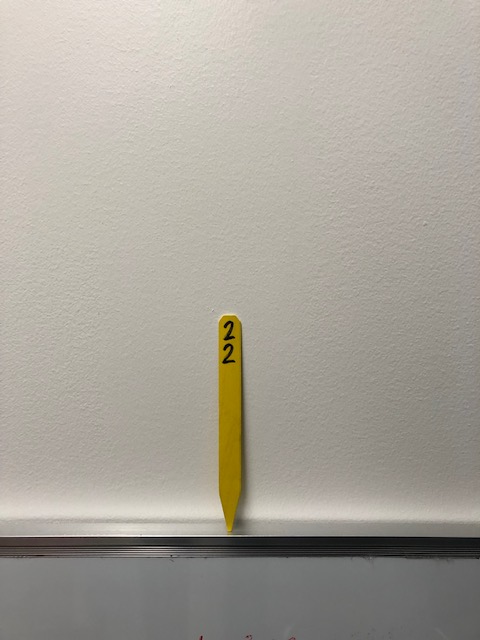
#> input picture ComputerVisionStuff/Calibration Marker.jpg, 480 x 640 px
$ python 'Identifying Markers O+Y with Explanation.py'   (older library calls are emulated)
#> lines starting #> are read from the running program, lines starting #| are printed output that depends on the picture; after the words box and inside, x2 and y2 are one past the last pixel; in counts of white or black regions, pixels touching at a corner belong together; long printed decimals are rounded
# import the necessary packages
import imutils
from imutils import paths
import numpy as np
import cv2
from PIL import Image
import PIL.ImageOps

# This code is broken into two main parts, the first section 'SECTION 1' deals with calibrating a camera using an object of
# a known width and known distance formt he camera to find the camera's percieved focal length, variable 'focallength' Once this
# is known a continously same sized object can be located and the distance to that object can be estimated. The second section,
#'SECTION 2' is where the code can take a new image, find the contours, using the previously calculated focal length, and draw a box around # the marker to produce the estimated distance, and then display it. The marker the code is looking for the nukbered stales the are next to # each corn plant nad are either yellow or bright orange.


# SECTION 1: CALIBRATION
# Resizing the image
def find_marker(image):

 # Convert Image to Image HSV
 image = cv2.resize(image, (700, 600))
 cv2.imshow('Test', image)
 cv2.waitKey(0)
 hsv = cv2.cvtColor(image, cv2.COLOR_BGR2HSV)

 # Defining lower and upper bound HSV/RGB values
 # values for orange
 lower1 = np.array([6, 100, 20])
 upper1 = np.array([14, 200, 255])

 # values for yellow
 lower2 = np.array([24, 160, 20])
 upper2 = np.array([25, 255, 255])


 # Defining mask for detecting color
 lowermask = cv2.inRange(hsv, lower1, upper1)
 uppermask = cv2.inRange(hsv, lower2, upper2)

 #combine the two ranges to allow the code to look for both simultaneously
 mask = lowermask + uppermask;
 #cv2.imshow('Mask', mask)

 # convert the image to grayscale, blur it, and detect edges
 ret,gray = cv2.threshold(mask,127,255,cv2.THRESH_BINARY)
 img = cv2.resize(image, (700, 600))
 gray = cv2.bitwise_not(gray)
 gray = cv2.GaussianBlur(mask, (5, 5), cv2.BORDER_DEFAULT)
 #cv2.imshow('gray', gray)
 edged = cv2.Canny(gray, 50, 200,L2gradient=True)

 # find the contours in the edged image and keep the largest one;
 # we'll assume that this is our marker in the image that we want
 cnts = cv2.findContours(mask.copy(), cv2.RETR_LIST, cv2.CHAIN_APPROX_SIMPLE)
 cnts = imutils.grab_contours(cnts)
 c = max(cnts, key = cv2.contourArea)

 #next two lines allow you to see what the edged image appears as
 cv2.imshow('Outline', edged)
 cv2.waitKey(0)
 # compute the bounding box of the of the paper region and return it
 return cv2.minAreaRect(c)


def distance_to_camera(knownWidth, focalLength, perWidth):
 # compute and return the distance from the maker to the camera
 return (knownWidth * focalLength) / perWidth

# initialize the known distance from the camera to the object, which
KNOWN_DISTANCE = 13
# initialize the known object width, which in this case, the piece of
# paper is 11 inches wide
KNOWN_WIDTH = 1.50
# load the first image that contains an object that is KNOWN TO BE 2 feet
# from our camera, then find the paper marker in the image, and initialize
# the focal length
image = cv2.imread("Calibration Marker.jpg")
#> image is the input picture: shape (640, 480, 3); mean B, G, R 153.8, 163.4, 168.3
image = cv2.resize(image, (700, 600))
#> image: shape (600, 700, 3)
marker = find_marker(image)
#> in find_marker, `hsv = cv2.cvtColor(image, cv2.COLOR_BGR2HSV)`: hsv: shape (600, 700, 3); mean H, S, V 20.6, 22, 168.3
#> in find_marker, `lowermask = cv2.inRange(hsv, lower1, upper1)`:
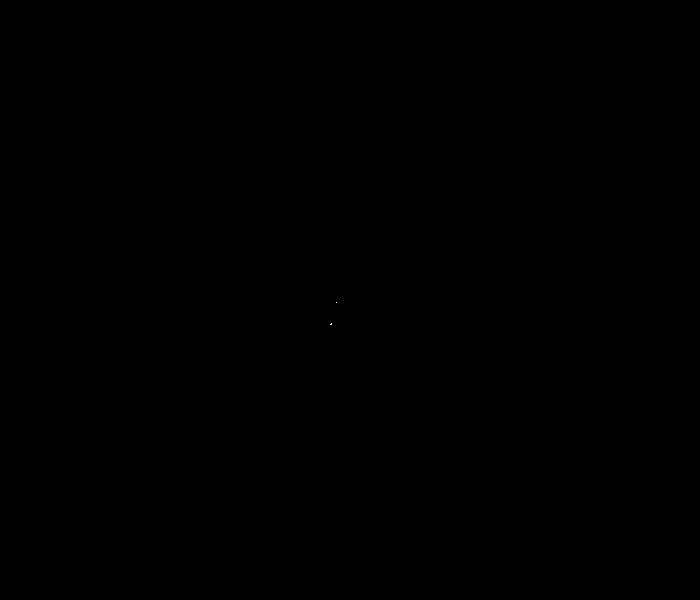
#> lowermask: shape (600, 700); 0% white in thin lines or dots, all inside (x1, y1, x2, y2) = (330, 302, 337, 325)
#> in find_marker, `uppermask = cv2.inRange(hsv, lower2, upper2)`: uppermask: shape (600, 700); 1.2% white; 7 white regions (6 under 20 px), largest, box (x1, y1, x2, y2) and area: (319, 296, 354, 499) 4897
#> in find_marker, `edged = cv2.Canny(gray, 50, 200,L2gradient=True)`:
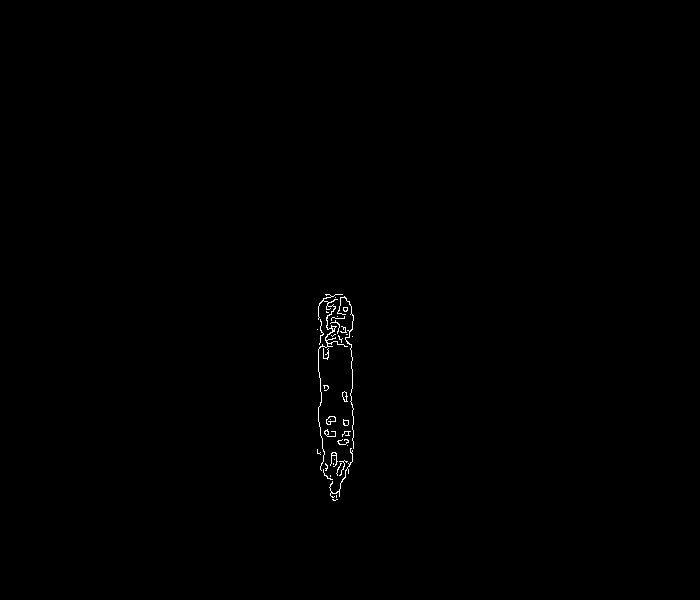
#> edged: shape (600, 700); 0.27% white in thin lines or dots, all inside (x1, y1, x2, y2) = (317, 294, 354, 501)
#> in find_marker, `cnts = cv2.findContours(mask.copy(), cv2.RETR_LIST, cv2.CHAIN_APPROX_S..`: cnts = 60 contours, 51 with area under 20; largest, box (x1, y1, x2, y2) and area: (319, 296, 354, 499) 5422, (323, 296, 347, 343) 492, (330, 456, 346, 477) 118, (336, 437, 351, 446) 68, (326, 414, 337, 425) 59
#> in find_marker, `c = max(cnts, key = cv2.contourArea)`: c = contour of 277 points, box (x1, y1, x2, y2) (319, 296, 354, 499), area 5422
#> marker = ((336, 397), (202, 34), -90)
#print(marker[1][0])
focalLength = (marker[1][0] * KNOWN_DISTANCE) / KNOWN_WIDTH
#> focalLength = 1750.7
print(focalLength)
#| 1750.667


inches = distance_to_camera(KNOWN_WIDTH, focalLength, marker[1][0])
#> inches = 13
box = cv2.cv.BoxPoints(marker) if imutils.is_cv2() else cv2.boxPoints(marker)
#> box = ((353, 498), (319, 498), (319, 296), (353, 296))
box = np.int0(box)
#> box = [[353, 498], [319, 498], [319, 296], [353, 296]]
print(box)
#| [[353 498]
#|  [319 498]
#|  [319 296]
#|  [353 296]]
#image = cv2.cvtColor(image, cv2.COLOR_BGR2GRAY)
#image = cv2.bitwise_not(image)
#ret,image = cv2.threshold(image,127,255,cv2.THRESH_BINARY)
cv2.drawContours(image, [box], -1, (0, 255, 0), 2)
cv2.putText(image, "%.2fft" % (inches / 12),
 (image.shape[1] - 200, image.shape[0] - 20), cv2.FONT_HERSHEY_SIMPLEX,
 2.0, (0, 255, 0), 3)
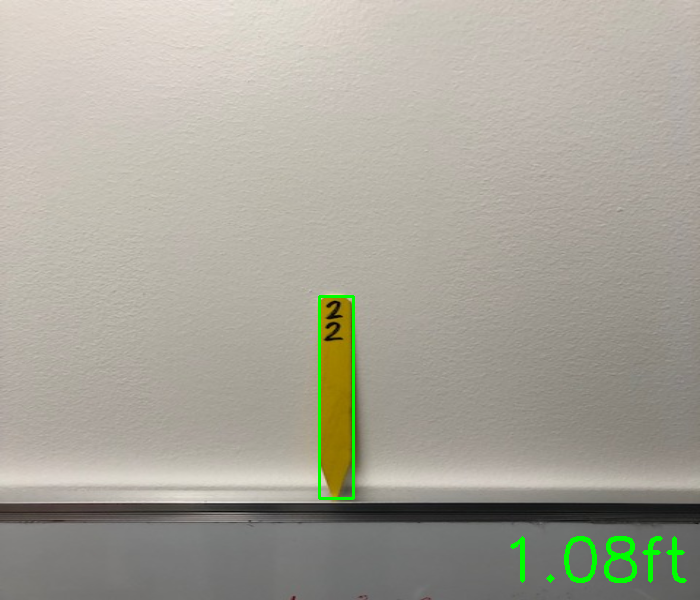
#> image: shape (600, 700, 3); mean B, G, R 152.9, 164.5, 167.2
img = cv2.resize(image, (700, 600))
cv2.imshow("Calibration Marker.jpg", image)
cv2.waitKey(0)
print('Done')

# SECTION 2: FIND MARKER IN NEW IMAGE

image = cv2.imread("Orange Marker Test.jpg")
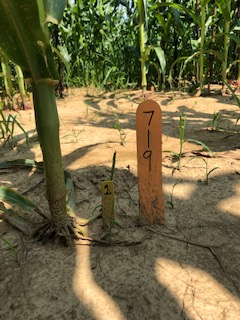
#> input picture ComputerVisionStuff/Orange Marker Test.jpg, 240 x 320 px
#> image is the input picture: shape (320, 240, 3); mean B, G, R 66.1, 102.9, 111.7
image = cv2.resize(image, (700, 600))
#> image: shape (600, 700, 3)
marker = find_marker(image)
#> in find_marker (call 2), `hsv = cv2.cvtColor(image, cv2.COLOR_BGR2HSV)`: hsv: shape (600, 700, 3); mean H, S, V 26.7, 118, 115.9
#> in find_marker (call 2), `lowermask = cv2.inRange(hsv, lower1, upper1)`: lowermask: shape (600, 700); 3.6% white; 95 white regions (73 under 20 px), largest, box (x1, y1, x2, y2) and area: (396, 174, 477, 420) 13328, (671, 145, 700, 162) 271, (67, 193, 93, 208) 219
#> in find_marker (call 2), `uppermask = cv2.inRange(hsv, lower2, upper2)`: uppermask: shape (600, 700); 0.36% white in thin lines or dots, all inside (x1, y1, x2, y2) = (0, 0, 700, 462)
#> in find_marker (call 2), `gray = cv2.GaussianBlur(mask, (5, 5), cv2.BORDER_DEFAULT)`:
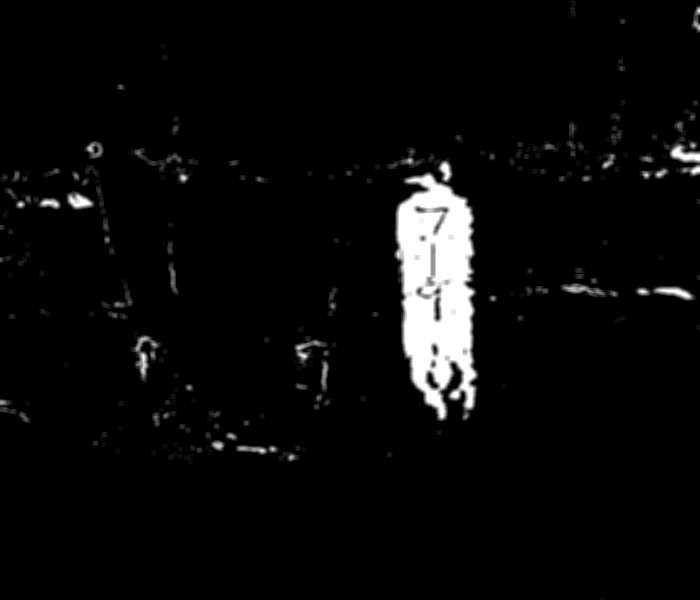
#> gray: shape (600, 700); min 0, max 255, mean 10.2
#> in find_marker (call 2), `edged = cv2.Canny(gray, 50, 200,L2gradient=True)`:
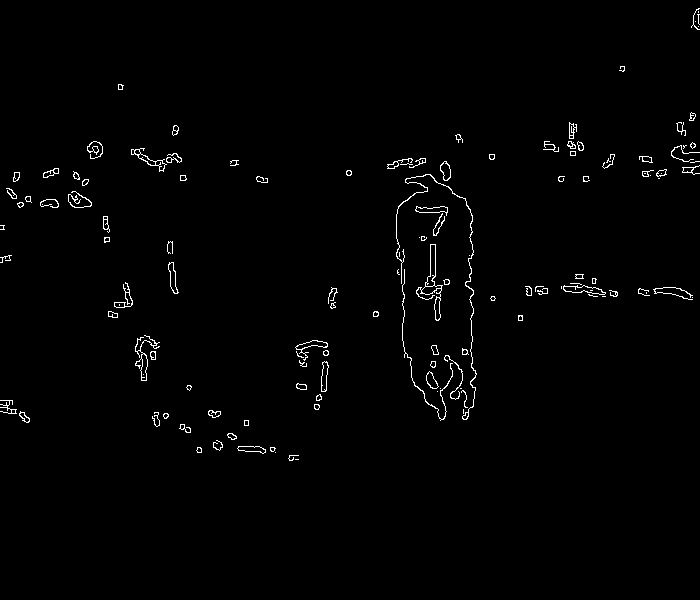
#> edged: shape (600, 700); 1.2% white in thin lines or dots, all inside (x1, y1, x2, y2) = (0, 8, 700, 461)
#> in find_marker (call 2), `cnts = cv2.findContours(mask.copy(), cv2.RETR_LIST, cv2.CHAIN_APPROX_S..`: cnts = 422 contours, 390 with area under 20; largest, box (x1, y1, x2, y2) and area: (396, 174, 477, 420) 13604, (671, 145, 700, 162) 232, (414, 206, 450, 235) 204, (67, 193, 93, 208) 188, (653, 288, 695, 299) 172
#> in find_marker (call 2), `c = max(cnts, key = cv2.contourArea)`: c = contour of 498 points, box (x1, y1, x2, y2) (396, 174, 477, 420), area 13604
#> marker = ((435.6, 296.4), (77.1, 245.3), -1.42)
inches = distance_to_camera(KNOWN_WIDTH, focalLength, marker[1][0])
#> inches = 34.06

# draw a bounding box around the image and display it
box = cv2.cv.BoxPoints(marker) if imutils.is_cv2() else cv2.boxPoints(marker)
#> box = ((400.1, 420), (394, 174.8), (471.1, 172.9), (477.1, 418.1))
box = np.int0(box)
#> box = [[400, 420], [393, 174], [471, 172], [477, 418]]
print(box)
#| [[400 420]
#|  [393 174]
#|  [471 172]
#|  [477 418]]
#image = cv2.cvtColor(image, cv2.COLOR_BGR2GRAY)
#image = cv2.bitwise_not(image)
#ret,image = cv2.threshold(image,127,255,cv2.THRESH_BINARY)
cv2.drawContours(image, [box], -1, (0, 255, 0), 2)
cv2.putText(image, "%.2fft" % (inches / 12),
 (image.shape[1] - 200, image.shape[0] - 20), cv2.FONT_HERSHEY_SIMPLEX,
 2.0, (0, 255, 0), 3)
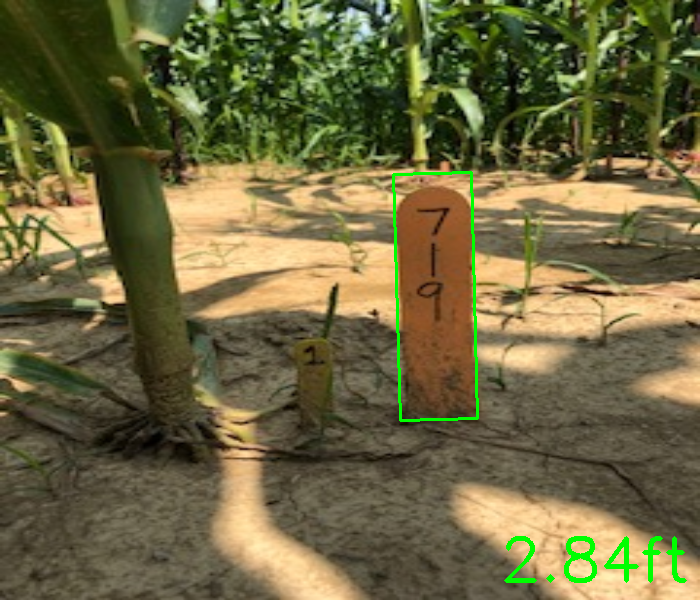
#> image: shape (600, 700, 3); mean B, G, R 64.9, 103.8, 109.7

# resize the images to display
img = cv2.resize(image, (700, 600))
cv2.imshow("Orange Marker Test.jpg", image)
cv2.waitKey(0)
print('Done')
